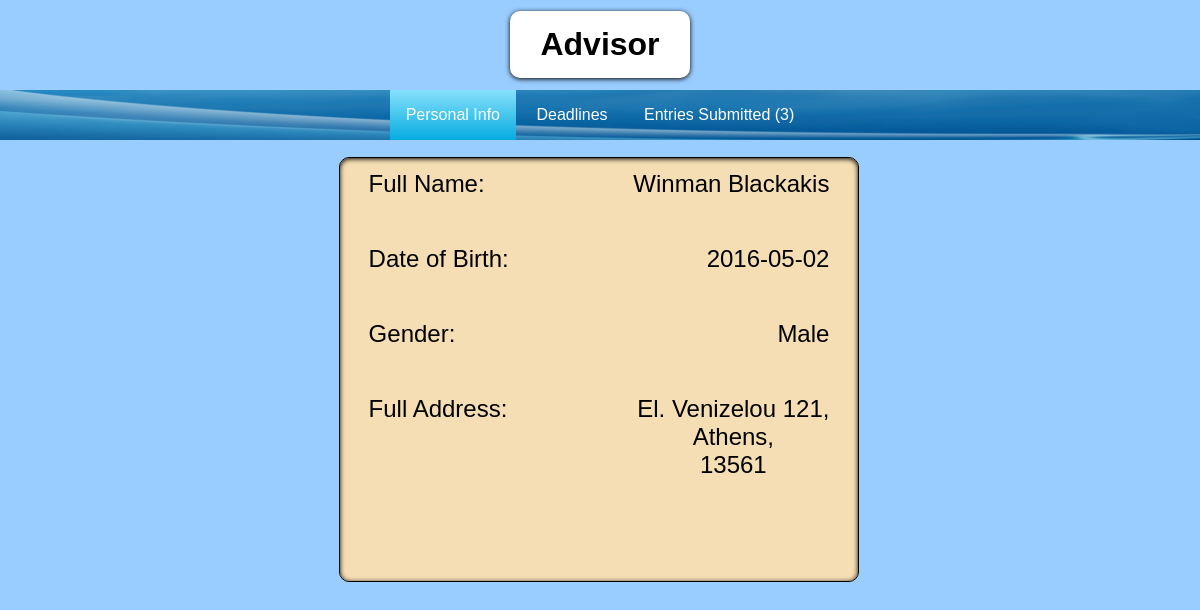
Page /personal.php (signed in) on the committed database.
### tables this page shows
CREATE TABLE `accounts` (
  `id` int(11) NOT NULL,
  `username` varchar(15) NOT NULL,
  `pass` varchar(20) NOT NULL,
  `name` varchar(35) NOT NULL,
  `surname` varchar(35) NOT NULL,
  `birth` date NOT NULL,
  `gender` varchar(7) NOT NULL,
  `country` varchar(15) NOT NULL,
  `area` varchar(20) NOT NULL,
  `address` varchar(40) NOT NULL,
  `addressnumber` int(11) NOT NULL,
  `administrator` int(11) NOT NULL,
  `entranceyear` year(4) NOT NULL,
  `loginallowance` int(11) NOT NULL,
  `advisor` varchar(15) NOT NULL
);

### checkLogin.php (called while the page is built, shortened)
<?php
	if(!empty($_SESSION)) {
		if($_SESSION['login'] == true) {
			$username = $_SESSION['username'];
		} else {
			header('Location: /cas/');
		}
	} else {
		header('Location: /cas/');
	}
?>

### personal.php (the view, shortened to what this page needs)
<?php
	include('checkLogin.php');
?>
<!DOCTYPE html>
<html>
	<head>
		<link rel = "stylesheet" type = "text/css" href = "styles\personal.css">
		<link rel="stylesheet" type="text/css" href="styles\headerIn.css">
	</head>
	<body onresize = "setIdentityPosition()" onload = "setIdentityPosition()">
		<?php
			include('identity.php');
			include('headerIn.php');
			$query = 'SELECT name, surname, birth, gender, address, addressnumber, area FROM accounts WHERE username=\''.$username.'\'';
			$result = mysql_query($query);
			$row = mysql_fetch_assoc($result);
			$name = $row['name'];
			$surname = $row['surname'];
			$birth = $row['birth'];
			$gender = $row['gender'];
			$fullAddress = $row['address'].' '.$row['addressnumber'].',<br />'.$row['area'].',<br />13561';
			echo '<section id = "personal">
					<div id = "wrap" style = "width: 576px;">
						<div id = "container">
							<div class = "line">
								<label>Full Name:</label>
								<p>'.$name.' '.$surname.'</p>
							</div>
							<div class = "line">
								<label>Date of Birth:</label>
								<p>'.$birth.'</p>
							</div>
							<div class = "line">
								<label>Gender:</label>
								<p>'.$gender.'</p>
							</div>
							<div class = "line">
								<label>Full Address:</label>
								<p>'.$fullAddress.'</p>
							</div>
						</div>
					</div>
				</section>';
		?>
	</body>
</html>

### styles/personal.css (style rules this page uses)
#personal { height: 500px; }
#wrap { height: 100%; margin: 0px auto; }
#container { float: right; height: 80%; width: 80%; margin: 3% 5%; padding: 2% 5%; border: 1px solid black; font-size: 24px; border-radius: 10px; background-color: wheat; box-shadow: inset 0px 1px 5px #000; max-width: 800px; }
div.line p { height: 50px; font-size: 24px; float: right; }
div.line { position: relative; margin-bottom: 25px; height: 50px; }
div.line label { font-size: 24px; float: left; }

### styles/headerIn.css (style rules this page uses)
body { margin: 0px; padding: 0px; background-color: #99ccff; text-align: center; font-family: sans-serif; }
section { position: relative; width: 100%; text-align: center; }
* { margin: 0px; border: 0px; padding: 0px; }

### rows in the picture
accounts: name "Winman", surname "Blackakis", birth "2016-05-02", gender "Male", address "El. Venizelou", addressnumber "121", area "Athens"

### other values in the picture
$identity "Advisor"
$entries "Entries Submitted (3)"
